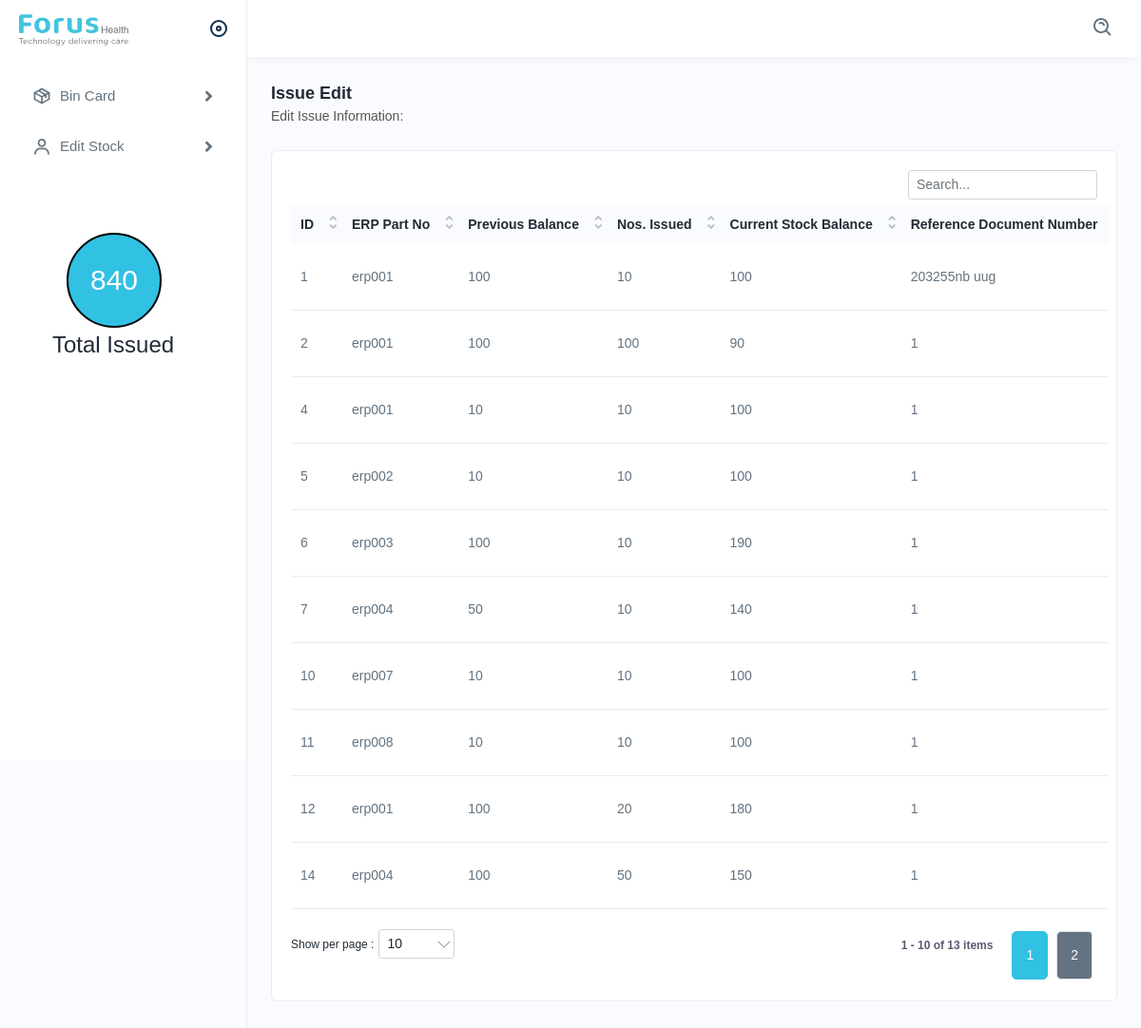
/Issued, run on the app's committed database.
### Forus_Webapp/models.py (models this page shows)
class stockbin(models.Model):
	ERP_NO=models.CharField(max_length=60)
	MP_NO=models.CharField(max_length=60)
	store=models.CharField(max_length=60)
	device=models.CharField(max_length=60)
	rack=models.CharField(max_length=60)
	shelf=models.CharField(max_length=60,default=1)
	bin_card=models.CharField(max_length=60)
	date=models.CharField(max_length=60)
	pb=models.CharField(max_length=60)
	desc=models.CharField(max_length=60)
	no_received=models.CharField(max_length=60)
	no_issue=models.CharField(max_length=60)
	sb=models.CharField(max_length=60)
	sv=models.CharField(max_length=60)
	rdno=models.CharField(max_length=60,default=1)
	remarks=models.CharField(max_length=60)

### Forus_Webapp/views.py (the view)
# urls.py: path('Issued',Issued),
def Issued(req):
     display=stockbin.objects.all()
     display1=display.values()
     uname_list=[]
     for i in display1:
        uname_list.append(i['no_issue'])
     a=uname_list
     print(a)
     for i in range(0, len(a)):
          a[i] = int(a[i])
     ab2=sum(a)
     return render(req,'Issued.html',{'issue1':display1,'ab2':ab2})

### Template/Issued.html (shortened to what this page needs)
{% load static %}
<!DOCTYPE html>
<html lang="en">
<head>
<link rel="stylesheet" href="{% static 'assets/css/bootstrap.min.css' %}">
<link rel="stylesheet" href="{% static 'assets/css/animate.css' %}">
<link rel="stylesheet" href="{% static 'assets/plugins/select2/css/select2.min.css' %}">
<link rel="stylesheet" href="{% static 'assets/css/dataTables.bootstrap4.min.css' %}">
<link rel="stylesheet" href="{% static 'assets/plugins/fontawesome/css/fontawesome.min.css' %}">
<link rel="stylesheet" href="{% static 'assets/plugins/fontawesome/css/all.min.css' %}">
<link rel="stylesheet" href="{% static 'assets/css/style.css' %}">
</head>
<body>
<div class="main-wrapper">
<div class="header">
<div class="header-left active">
<a href="index.html" class="logo">
<img src="{% static 'images/forus-health.svg' %}" alt="">
</a>
<a id="toggle_btn" href="javascript:void(0);">
</a>
</div>
<ul class="nav user-menu">
<li class="nav-item">
<div class="top-nav-search">
<form action="#">
<a class="btn" id="searchdiv"><img src="{% static 'assets/img/icons/search.svg' %}" alt="img"></a>
   </form>
</div>
</li>
</div>
</div>
<div class="sidebar" id="sidebar">
<div class="sidebar-inner slimscroll">
<div id="sidebar-menu" class="sidebar-menu">
<ul>
<li class="submenu">
<a href="javascript:void(0);"><img src="{% static 'assets/img/icons/product.svg' %}" alt="img"><span> Bin Card</span> <span class="menu-arrow"></span></a>
</li>
<li class="submenu">
<a href="javascript:void(0);"><img src="{% static 'assets/img/icons/users1.svg' %}"alt="img"><span> Edit Stock</span> <span class="menu-arrow"></span></a>
 <div class="circle1" style="text-align: center; " ><b><h2 style="margin-top: 25px;">{{ab2}}</h2></b></div>
<h3 style="margin-left: 35px;">Total Issued </h3>
</li>
</ul>
</div>
</div>
</div>
<div class="page-wrapper"  id="content">
<div class="content">
<div class="page-header">
<div class="page-title">
<h4>Issue Edit </h4>
<h6>Edit Issue Information: </h6>
</div>
</div>
<div class="card" >
<div class="card-body">
<div class="row">
<div class="scrollmenu">
    <table class="table  datanew ">
        <thead>
        <tr>
        <th>ID</th>
        <th>ERP Part No </th>
        <th>Previous Balance</th>
        <th>Nos. Issued</th>
        <th> Current Stock Balance</th>
        <th>Reference Document Number</th>
        </tr>
        </thead>
        <tbody>
            <tr>
                {% for i in issue1 %}
            <td>{{ i.id }}</td>
            <td>{{ i.ERP_NO }}</td>
            <td>{{ i.pb }}</td>
            <td>{{ i.no_issue }}</td>
            <td>{{ i.sb }}</td>
            <td>{{ i.rdno }}</td>
            </tr>
            {% endfor %}
            </tbody>
            </table>
</div>
</div>
</div>
</div>
</div>
</div>
</body>
</html>

### Template/Issued.html (style rules this page uses)
div.scrollmenu { background-color: white; overflow: auto; white-space: nowrap; }
.circle1 { width: 100px; height: 100px; background: rgba(49, 193, 227,1 ); color: white; border: 2px solid #000; border-radius: 50%; margin-top: 70px; margin-left: 50px; }

### data on the page
stockbin: id "1", ERP_NO "erp001", pb "100", no_issue "10", sb "100", rdno "203255nb uug"
stockbin: id "2", ERP_NO "erp001", pb "100", no_issue "100", sb "90", rdno "1"
stockbin: id "4", ERP_NO "erp001", pb "10", no_issue "10", sb "100", rdno "1"
stockbin: id "5", ERP_NO "erp002", pb "10", no_issue "10", sb "100", rdno "1"
stockbin: id "6", ERP_NO "erp003", pb "100", no_issue "10", sb "190", rdno "1"
stockbin: id "7", ERP_NO "erp004", pb "50", no_issue "10", sb "140", rdno "1"
stockbin: id "10", ERP_NO "erp007", pb "10", no_issue "10", sb "100", rdno "1"
stockbin: id "11", ERP_NO "erp008", pb "10", no_issue "10", sb "100", rdno "1"
stockbin: id "12", ERP_NO "erp001", pb "100", no_issue "20", sb "180", rdno "1"
stockbin: id "14", ERP_NO "erp004", pb "100", no_issue "50", sb "150", rdno "1"

### other printed values
{{ ab2 }} "840"
